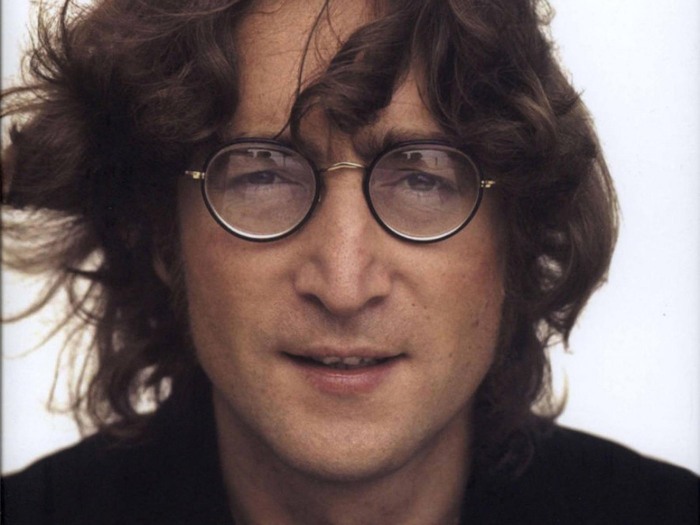
#> input picture DATA_ARGUMENTATION_PYTHON/test_image/lennon-1.jpg, 1400 x 1050 px (shown at 1/2 size)
$ python image_argumentation.py   (Python 2 division)
#> lines starting #> are read from the running program, lines starting #| are printed output that depends on the picture
#> further down, image is the input picture: shape (1050, 1400, 3); mean B, G, R 93.4, 95.1, 111.2
#| (1050, 1400, 3)
#! /usr/bin/env python

# This file define python script to get image properities.

import cv2
import os

def crop_center_square(image):
    if(2 == image.ndim):
        height, width = image.shape
    elif(3 == image.ndim):
        height, width, channel = image.shape
    else:
        print("Image dimension should be 2 or 3")

    if (height >= width):
        radius = width/2
        center_height = height/2
        center_width = width/2
        start_height = center_height - radius
        crop_image = image[start_height:(start_height + 2 * radius), 0:(2 * radius)]
        return crop_image
    else:
        radius = height/2
        center_height = height/2
        center_width = width/2
        start_width = center_width - radius
        crop_image = image[0:(2 * radius), start_width:(start_width + 2 * radius)]
        return crop_image

def crop_square(image, percentage):
#> called with percentage = 100
    if (2 == image.ndim):
        height, width = image.shape
    elif (3 == image.ndim):
        height, width, channel = image.shape
#> height = 1050; width = 1400; channel = 3
    else:
        print("Image dimension should be 2 or 3")
    if (height >= width):
        radius = width/2
        center_height = height/2
        center_width = width/2
        minimum_center_height = radius
        maximum_center_height = height - radius
        center_height_scope = maximum_center_height - minimum_center_height
        start_height = minimum_center_height + (center_height_scope * percentage/100) - radius
        crop_image = image[start_height:(start_height + 2 * radius), 0:(2 * radius)]
        return crop_image
    else:
        radius = height/2
#> radius = 525
        center_height = height/2
#> center_height = 525
        center_widht = width/2
#> center_widht = 700
        minimum_center_width = radius
#> minimum_center_width = 525
        maximum_center_width = width - radius
#> maximum_center_width = 875
        center_width_scope = maximum_center_width - minimum_center_width
#> center_width_scope = 350
        start_width = minimum_center_width + (center_width_scope * percentage/100) - radius
#> start_width = 350
        crop_image = image[0:(2*radius), start_width:(start_width + 2 * radius)]
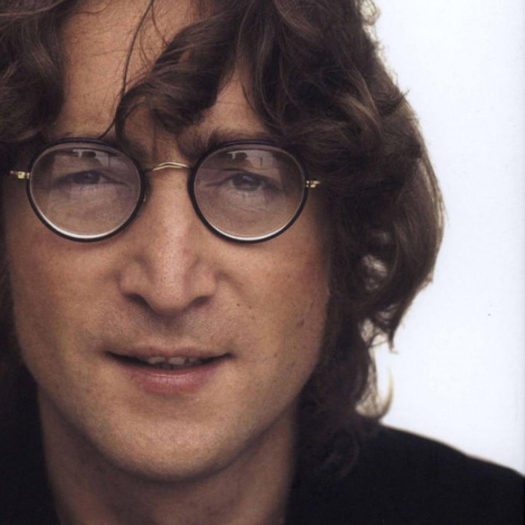
#> crop_image: shape (1050, 1050, 3) (shown at 1/2 size); mean B, G, R 97.5, 99.8, 118.2
        return crop_image

image = cv2.imread("./test_image/lennon-1.jpg")
print image.shape
#crop_image = crop_center_square(image)
crop_image = crop_square(image, 100)
print crop_image.shape
#| (1050, 1050, 3)

try:
    os.stat("./test_image/output/")
except:
    os.mkdir("./test_image/output/")

cv2.imwrite("./test_image/output/square.jpg", crop_image)
rsz_image = cv2.resize(crop_image, (256, 256))
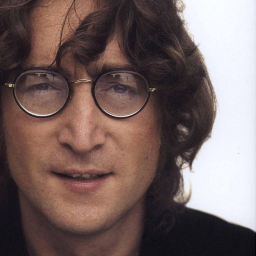
#> rsz_image: shape (256, 256, 3); mean B, G, R 97.4, 99.7, 118.1
print rsz_image.shape
#| (256, 256, 3)
cv2.imwrite("./test_image/output/rsz_image.jpg", rsz_image)

rsz_image2 = cv2.resize(crop_image, (20, 20))
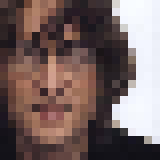
#> rsz_image2: shape (20, 20, 3) (shown 8 times larger); mean B, G, R 97, 99.2, 117.8
cv2.imwrite("./test_image/output/small_image.jpg", rsz_image2)

$ run again, with DATA_ARGUMENTATION_PYTHON/test_image/lennon-2.jpg copied over DATA_ARGUMENTATION_PYTHON/test_image/lennon-1.jpg
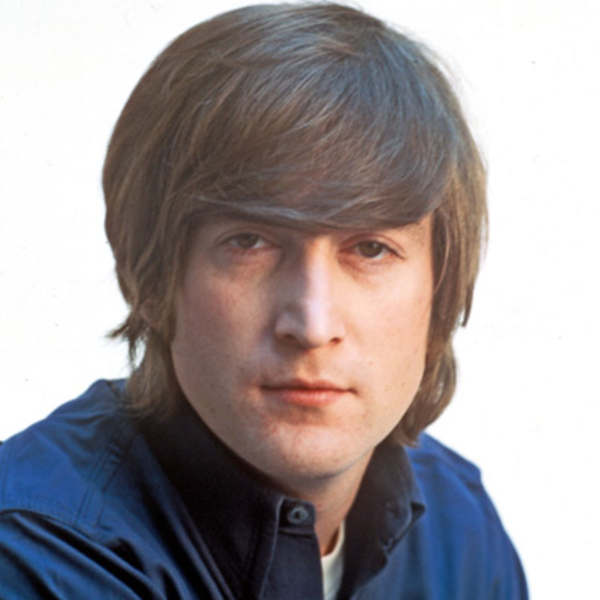
#> input picture DATA_ARGUMENTATION_PYTHON/test_image/lennon-2.jpg, 1200 x 1200 px (shown at 1/2 size)
#> image is the input picture: shape (1200, 1200, 3); mean B, G, R 151.5, 149.6, 156.5
#| (1200, 1200, 3)
#| (1200, 1200, 3)
#> `rsz_image = cv2.resize(crop_image, (256, 256))`:
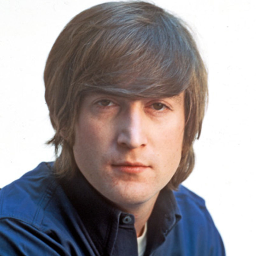
#> rsz_image: shape (256, 256, 3); mean B, G, R 151.4, 149.5, 156.4
#| (256, 256, 3)
#> `rsz_image2 = cv2.resize(crop_image, (20, 20))`:
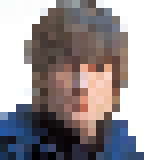
#> rsz_image2: shape (20, 20, 3) (shown 8 times larger); mean B, G, R 150.8, 149.1, 156

$ run again, with DATA_ARGUMENTATION_PYTHON/test_image/adams.jpg copied over DATA_ARGUMENTATION_PYTHON/test_image/lennon-1.jpg
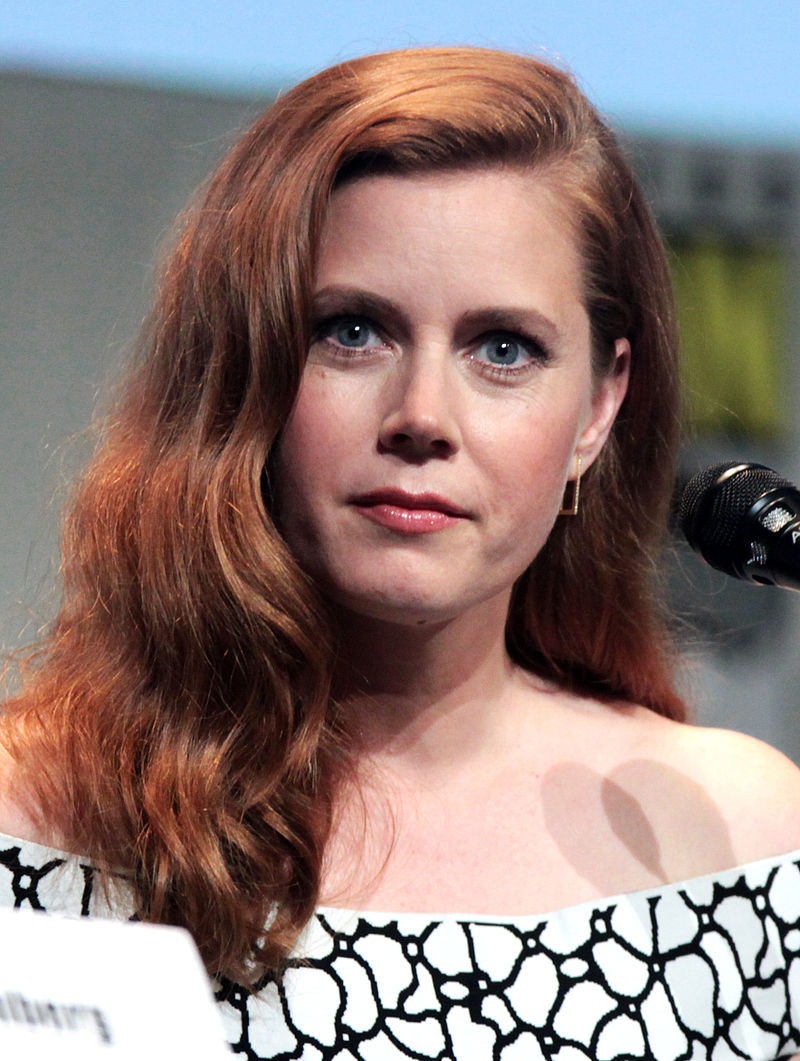
#> input picture DATA_ARGUMENTATION_PYTHON/test_image/adams.jpg, 800 x 1061 px
#> image is the input picture: shape (1061, 800, 3); mean B, G, R 120.4, 124.4, 142.7
#| (1061, 800, 3)
#| (800, 800, 3)
#> `rsz_image = cv2.resize(crop_image, (256, 256))`:
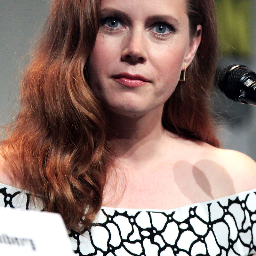
#> rsz_image: shape (256, 256, 3); mean B, G, R 111.5, 119.4, 143.4
#| (256, 256, 3)
#> `rsz_image2 = cv2.resize(crop_image, (20, 20))`:
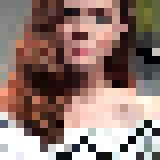
#> rsz_image2: shape (20, 20, 3) (shown 8 times larger); mean B, G, R 113.1, 120.8, 145.2

$ run again, with DATA_ARGUMENTATION_PYTHON/test_image/carell.jpg copied over DATA_ARGUMENTATION_PYTHON/test_image/lennon-1.jpg
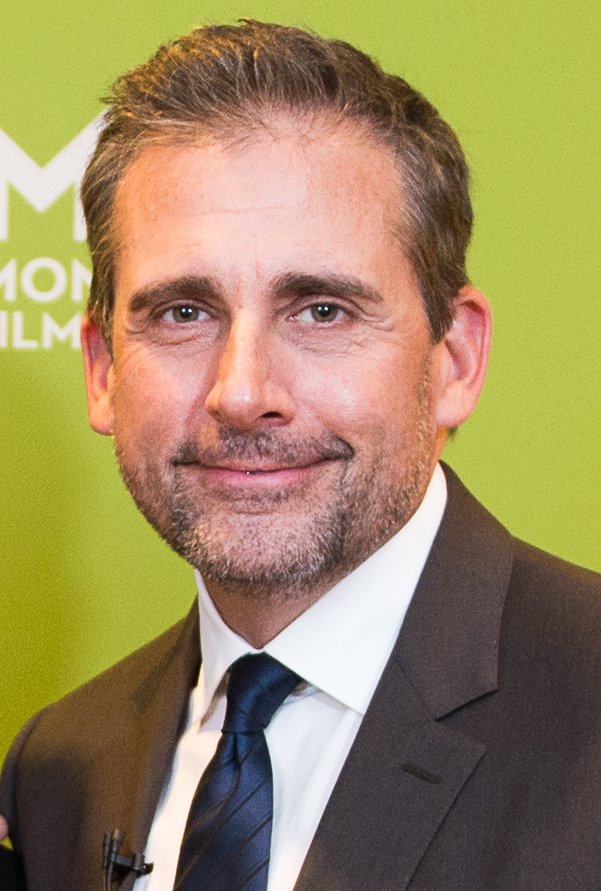
#> input picture DATA_ARGUMENTATION_PYTHON/test_image/carell.jpg, 601 x 891 px
#> image is the input picture: shape (891, 601, 3); mean B, G, R 95.3, 137.9, 156.4
#| (891, 601, 3)
#> in crop_square, `crop_image = image[start_height:(start_height + 2 * radius), 0:(2 * ra..`:
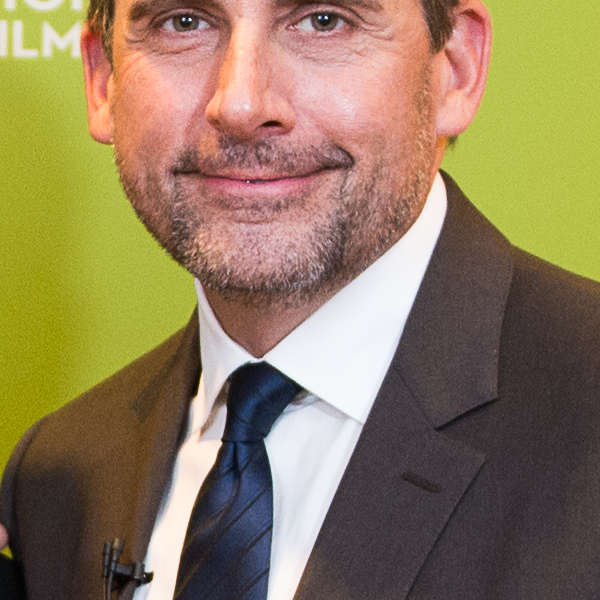
#> crop_image: shape (600, 600, 3); mean B, G, R 92.3, 124.5, 143.5
#| (600, 600, 3)
#| (256, 256, 3)
#> `rsz_image2 = cv2.resize(crop_image, (20, 20))`:
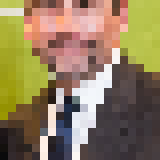
#> rsz_image2: shape (20, 20, 3) (shown 8 times larger); mean B, G, R 93.2, 125.3, 143.9
